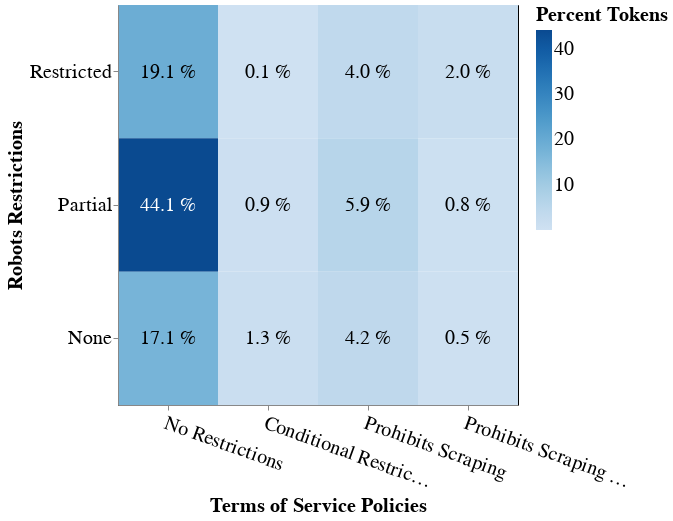

This figure's notebook cell:
### Code cell
prepare_tos_robots_confusion_matrix(
    tos_policies,
    url_robots_summary,
    ["Google", "OpenAI", "Anthropic", "Cohere", "Common Crawl", "Meta"],
    url_token_lookup,
    corpora_choice="c4",
)

### Figure 1 — Vega-Lite specification as saved in the notebook (floating-point values rounded to 4 significant figures)
{"config": {"view": {"continuousWidth": 300, "continuousHeight": 300, "stroke": "black"}, "axis": {"domain": true, "labelFont": "sans-serif", "labelFontSize": 20, "titleFont": "sans-serif", "titleFontSize": 20}, "axisX": {"domain": true, "labelAngle": 20}, "axisY": {"domain": true}, "legend": {"labelFont": "sans-serif", "labelFontSize": 20, "titleFont": "sans-serif", "titleFontSize": 20}}, "layer": [{"mark": {"type": "rect"}, "encoding": {"color": {"field": "Percent Tokens", "scale": {"scheme": "blues"}, "type": "quantitative"}, "order": {"field": "order", "type": "quantitative"}, "x": {"field": "Terms of Service Policies", "sort": ["No Restrictions", "Conditional Restrictions", "Prohibits AI", "Prohibits Scraping", "Prohibits Scraping & AI"], "title": "Terms of Service Policies", "type": "nominal"}, "y": {"field": "Robots Restrictions", "sort": ["Restricted", "Partial", "None"], "title": "Robots Restrictions", "type": "nominal"}}}, {"mark": {"type": "text", "align": "center", "baseline": "middle", "font": "sans-serif", "fontSize": 20}, "encoding": {"color": {"condition": {"test": "(datum.Percent > 30)", "value": "white"}, "value": "black"}, "order": {"field": "order", "type": "quantitative"}, "text": {"field": "Formatted Percent Tokens", "type": "nominal"}, "x": {"field": "Terms of Service Policies", "sort": ["No Restrictions", "Conditional Restrictions", "Prohibits AI", "Prohibits Scraping", "Prohibits Scraping & AI"], "title": "Terms of Service Policies", "type": "nominal"}, "y": {"field": "Robots Restrictions", "sort": ["Restricted", "Partial", "None"], "title": "Robots Restrictions", "type": "nominal"}}}], "data": {"name": "data-d59d56a3814bc07d5894e08bc580c354"}, "height": 400, "width": 400, "$schema": "https://vega.github.io/schema/vega-lite/v5.17.0.json", "datasets": {"data-d59d56a3814bc07d5894e08bc580c354": [{"Robots Restrictions": "Restricted", "Terms of Service Policies": "No Restrictions", "Count": 124, "Token Counts": 1881478619, "Percent": 11.02, "Percent Tokens": 19.07, "Formatted Percent": "11.0 %", "Formatted Percent Tokens": "19.1 %"}, {"Robots Restrictions": "Restricted", "Terms of Service Policies": "Conditional Restrictions", "Count": 2, "Token Counts": 6100820, "Percent": 0.18, "Percent Tokens": 0.06, "Formatted Percent": "0.2 %", "Formatted Percent Tokens": "0.1 %"}, {"Robots Restrictions": "Restricted", "Terms of Service Policies": "Prohibits Scraping", "Count": 33, "Token Counts": 398210781, "Percent": 2.93, "Percent Tokens": 4.04, "Formatted Percent": "2.9 %", "Formatted Percent Tokens": "4.0 %"}, {"Robots Restrictions": "Restricted", "Terms of Service Policies": "Prohibits Scraping & AI", "Count": 9, "Token Counts": 192894509, "Percent": 0.8, "Percent Tokens": 1.96, "Formatted Percent": "0.8 %", "Formatted Percent Tokens": "2.0 %"}, {"Robots Restrictions": "Partial", "Terms of Service Policies": "No Restrictions", "Count": 538, "Token Counts": 4352218487, "Percent": 47.82, "Percent Tokens": 44.12, "Formatted Percent": "47.8 %", "Formatted Percent Tokens": "44.1 %"}, {"Robots Restrictions": "Partial", "Terms of Service Policies": "Conditional Restrictions", "Count": 9, "Token Counts": 92340616, "Percent": 0.8, "Percent Tokens": 0.94, "Formatted Percent": "0.8 %", "Formatted Percent Tokens": "0.9 %"}, {"Robots Restrictions": "Partial", "Terms of Service Policies": "Prohibits Scraping", "Count": 64, "Token Counts": 578228505, "Percent": 5.69, "Percent Tokens": 5.86, "Formatted Percent": "5.7 %", "Formatted Percent Tokens": "5.9 %"}, {"Robots Restrictions": "Partial", "Terms of Service Policies": "Prohibits Scraping & AI", "Count": 7, "Token Counts": 73522104, "Percent": 0.62, "Percent Tokens": 0.75, "Formatted Percent": "0.6 %", "Formatted Percent Tokens": "0.8 %"}, {"Robots Restrictions": "None", "Terms of Service Policies": "No Restrictions", "Count": 290, "Token Counts": 1691396249, "Percent": 25.78, "Percent Tokens": 17.15, "Formatted Percent": "25.8 %", "Formatted Percent Tokens": "17.1 %"}, {"Robots Restrictions": "None", "Terms of Service Policies": "Conditional Restrictions", "Count": 10, "Token Counts": 131290077, "Percent": 0.89, "Percent Tokens": 1.33, "Formatted Percent": "0.9 %", "Formatted Percent Tokens": "1.3 %"}, {"Robots Restrictions": "None", "Terms of Service Policies": "Prohibits Scraping", "Count": 35, "Token Counts": 419625075, "Percent": 3.11, "Percent Tokens": 4.25, "Formatted Percent": "3.1 %", "Formatted Percent Tokens": "4.2 %"}, {"Robots Restrictions": "None", "Terms of Service Policies": "Prohibits Scraping & AI", "Count": 4, "Token Counts": 47134951, "Percent": 0.36, "Percent Tokens": 0.48, "Formatted Percent": "0.4 %", "Formatted Percent Tokens": "0.5 %"}]}}
